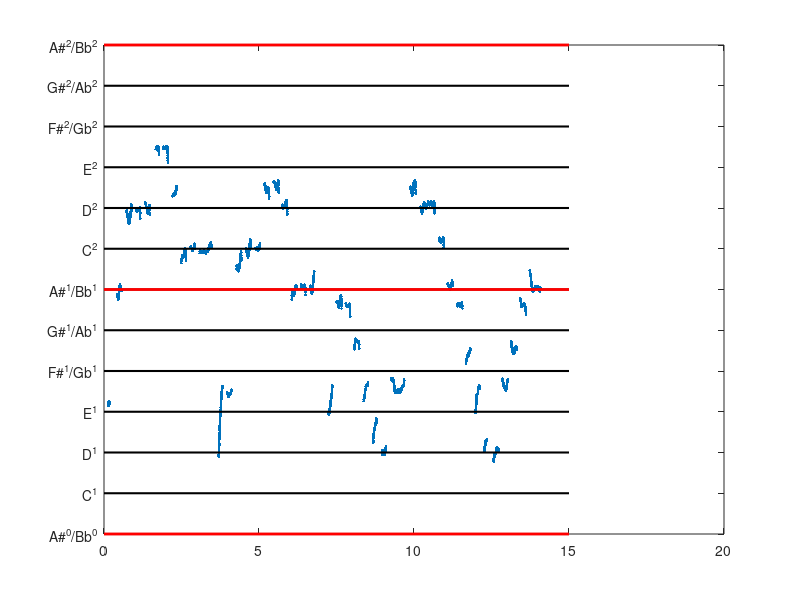

Here is the MATLAB script that generated this plot: (Note: this script raises an error after producing the figure.)
%% MSPR lecture 10, 02/XI/15
%% Gaussian Mixture Model

load heidi_analysis.mat

% Music in a logarithmic fashion: express the frequency as a distance from
% the reference frequency 0 Hz. 
% Frequency analysis by YIN algorithm

figure(1);
plot(t_sec,f_log2, '.');
ticks = [-1:2/12:1];
labels = {'A#^0/Bb^0','C^1','D^1','E^1','F#^1/Gb^1','G#^1/Ab^1','A#^1/Bb^1',...
    'C^2','D^2','E^2','F#^2/Gb^2','G#^2/Ab^2','A#^2/Bb^2'};

% plotting lines corresponding to the whole tones to better understand
% 1/6 is the logaritmic distance between notes (in the tempered system, the
% semitone distance is root(12,2)
for i= -1:1/6:1,
    line([0,15],[i,i],'Color','k','linewidth',1.5);
end
% mark octave in different color
for i = -1:1:1
        line([0,15],[i,i],'Color','r','linewidth',2);
end

% set some axes properties for better understanding
set(gca, 'Ylim', [-1,1], 'YTick', ticks, 'YTickLabel', labels);

% plotting histogram of frequencies
figure(2);
h = histogram(f_log2, [-1:1/12:1]);
h.NumBins = 25; %that is the octave interval
set(gca, 'Xlim', [-1,1], 'XTick', ticks, 'XTickLabel', labels);

%% Apply variance ratio criterion to determine number of notes played

eva = evalclusters(f_log2','kmeans','CalinskiHarabasz','KList',[1:60])
figure(3);
plot(eva.CriterionValues)
title('Heidi: Number of Clusters');
xlabel('Number of Clusters'); ylabel('Variance Ratio Criterion');

%% Fitting a gaussian to the histogram

m = mean(f_log2);
s2 = var(f_log2);
b = [-1:1/12:1]; %value on x-axis
h0 = h / (length(f_log2)*(b(2)-b(1))); %hist normalization
n = pdf('norm',b,m,sqrt(s2)); %normal distribution
bar(b,h0,'b'); hold on;
plot(b,n,'r')

% fitting is not good - that's why we need more gaussians.
% That leads to Gaussian Mixture Models.
%FIX ERROR

%% Gaussian mixture model (GMM)

opt = statset('MaxIter',300);
w = fitgmdist(f_log2',9,'Option',opt,'Replicates',20)
%values change every time we run the function, so we should get the best
%value for convergence
h = ezplot(@(x)pdf(w,x),[-1,1]) %produces a pdf with the GMM